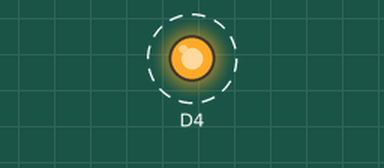
This sketch was run on a simulated ESP8266 (NodeMCU). Parts: output pins drawn as LEDs (lit = HIGH). Dashed ring = blinking. WiFi joins after 1.5 s; servers stay silent unless stated; what the sketch prints to the serial monitor is not drawn.

Above: at 2.0 s.
Timing chart, 0 to 6.1 s (numbered marks = the images above):
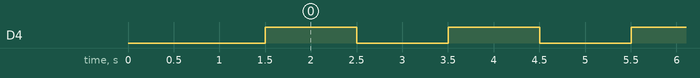

Measured:
- by itself, D4: alternates HIGH for 1.0 s and LOW for 1.0 s

The sketch:

OTA.ino
```cpp
#include <ESP8266WiFi.h>
#include <ESP8266mDNS.h>
#include <WiFiUdp.h>
#include <ArduinoOTA.h>

const char* ssid = "wifi_ssid";
const char* password = "wifi_password";

void setup() {
  Serial.begin(115200);
  Serial.println("Booting");
  WiFi.mode(WIFI_STA);
  WiFi.begin(ssid, password);
  while (WiFi.waitForConnectResult() != WL_CONNECTED) {
    Serial.println("Connection Failed! Rebooting...");
    delay(5000);
    ESP.restart();
  }

  // Port defaults to 8266
  // ArduinoOTA.setPort(8266);

  // Hostname defaults to esp8266-[ChipID]
  // ArduinoOTA.setHostname("myesp8266");

  // No authentication by default
  // ArduinoOTA.setPassword((const char *)"123");

  ArduinoOTA.onStart([]() {
    Serial.println("Start");
  });
  ArduinoOTA.onEnd([]() {
    Serial.println("\nEnd");
  });
  ArduinoOTA.onProgress([](unsigned int progress, unsigned int total) {
    Serial.printf("Progress: %u%%\r", (progress / (total / 100)));
  });
  ArduinoOTA.onError([](ota_error_t error) {
    Serial.printf("Error[%u]: ", error);
    if (error == OTA_AUTH_ERROR) Serial.println("Auth Failed");
    else if (error == OTA_BEGIN_ERROR) Serial.println("Begin Failed");
    else if (error == OTA_CONNECT_ERROR) Serial.println("Connect Failed");
    else if (error == OTA_RECEIVE_ERROR) Serial.println("Receive Failed");
    else if (error == OTA_END_ERROR) Serial.println("End Failed");
  });
  ArduinoOTA.begin();
  Serial.println("Ready");
  Serial.print("IP address: ");
  Serial.println(WiFi.localIP());

  pinMode(D4,OUTPUT);
}

void loop() {
  ArduinoOTA.handle();
  digitalWrite(D4,1);
  delay(1000);
  digitalWrite(D4,0);
  delay(1000);
}
```
